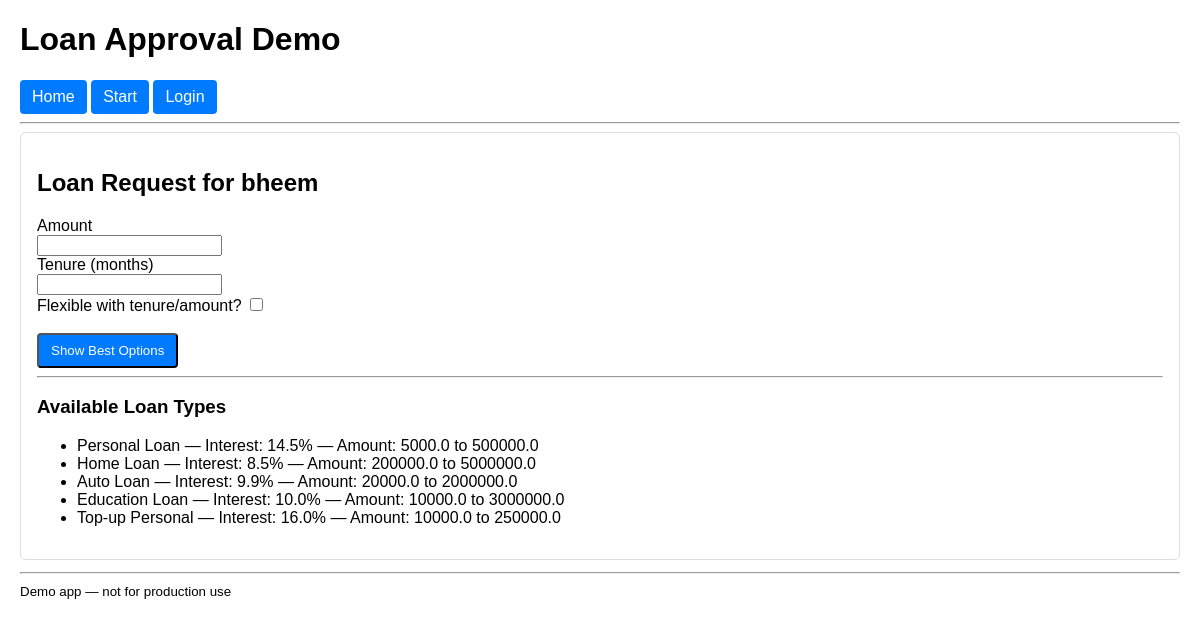
Page /loan/request (signed in) on the committed database.
### app/models.py (models this page shows, shortened)
class Account(db.Model):
    __tablename__ = "accounts"
    id = db.Column(db.Integer, primary_key=True)
    name = db.Column(db.String(120), nullable=False)
    email = db.Column(db.String(120), nullable=False, unique=True)
    phone = db.Column(db.String(30))
    gender = db.Column(db.String(10))
    occupation = db.Column(db.String(120))
    monthly_income = db.Column(db.Float, default=0.0)
    pan = db.Column(db.String(20), nullable=True)
    aadhaar = db.Column(db.String(20), nullable=True)
    password_hash = db.Column(db.String(200), nullable=True)  # bcrypt hash
    created_at = db.Column(db.DateTime, default=datetime.utcnow)
    applications = db.relationship("LoanApplication", back_populates="account")

class LoanOption(db.Model):
    __tablename__ = "loan_options"
    id = db.Column(db.Integer, primary_key=True)
    loan_type = db.Column(db.String(120), nullable=False)
    min_amount = db.Column(db.Float, nullable=False)
    max_amount = db.Column(db.Float, nullable=False)
    min_tenure = db.Column(db.Integer, nullable=False)
    max_tenure = db.Column(db.Integer, nullable=False)
    interest_rate = db.Column(db.Float, nullable=False)
    eligibility_score = db.Column(db.Float, nullable=False)

### app/controllers.py (the view, shortened to what this page needs)
@main_bp.route("/loan/request", methods=["GET", "POST"])
@token_required
def loan_request():
    user_id = g.current_user
    account = Account.query.get_or_404(user_id)
    if request.method == "GET":
        options = LoanOption.query.all()
        return render_template("loan_request.html", account=account, options=options)

### app/controllers.py (called while the page is built)
@main_bp.before_app_request
def init_app():
    load_dataset_into_db()
    setup_app_logger(current_app)

### app/logger.py (called while the page is built)
def setup_app_logger(app):
    log_dir = app.config.get("LOG_DIR")
    if not os.path.exists(log_dir):
        os.makedirs(log_dir, exist_ok=True)
    log_path = os.path.join(log_dir, "app.log")
    handler = RotatingFileHandler(log_path, maxBytes=1_000_000, backupCount=3)
    handler.setLevel(logging.INFO)
    formatter = logging.Formatter("%(asctime)s - %(levelname)s - %(message)s")
    handler.setFormatter(formatter)
    app.logger.addHandler(handler)
    app.logger.setLevel(logging.INFO)

### app/utils.py (called while the page is built)
def decode_token(token: str):
    secret = current_app.config.get("JWT_SECRET")
    algo = current_app.config.get("JWT_ALGORITHM", "HS256")
    try:
        payload = jwt.decode(token, secret, algorithms=[algo])
        user_id = int(payload.get("sub"))
        return user_id
    except jwt.ExpiredSignatureError:
        raise AppError("Token expired", 401)
    except Exception as e:
        raise AppError(f"Invalid token {e}", 401)

def get_token_from_request():
    auth = request.headers.get("Authorization", None)
    if auth and auth.startswith("Bearer "):
        return auth.split(" ", 1)[1]
    token = request.cookies.get("access_token")
    return token

def token_required(fn):
    @wraps(fn)
    def wrapper(*args, **kwargs):
        token = get_token_from_request()
        if not token:
            raise AppError("Missing token", 401)
        user = decode_token(token)
        if not user:
            raise AppError("Invalid authentication", 401)
        from flask import g
        user_id = decode_token(token)  # returns int
        g.current_user = user_id
        return fn(*args, **kwargs)
    return wrapper

### templates/loan_request.html
{% extends "layout.html" %}
{% block content %}
<div class="card">
  <h2>Loan Request for {{ account.name }}</h2>
  <form method="post">
    <label>Amount</label><br><input name="amount" type="number" step="0.01" required><br>
    <label>Tenure (months)</label><br><input name="tenure" type="number" required><br>
    <label>Flexible with tenure/amount?</label> <input type="checkbox" name="flexible"><br><br>
    <button class="btn" type="submit">Show Best Options</button>
  </form>
  <hr>
  <h3>Available Loan Types</h3>
  <ul>
  {% for opt in options %}
    <li>{{ opt.loan_type }} — Interest: {{ opt.interest_rate }}% — Amount: {{ opt.min_amount }} to {{ opt.max_amount }}</li>
  {% endfor %}
  </ul>
</div>
{% endblock %}

### templates/layout.html (style rules this page uses)
body { font-family: Arial, Helvetica, sans-serif; margin: 20px; }
.card { border: 1px solid #ddd; padding: 16px; border-radius: 6px; margin-bottom: 12px; }
.btn { padding: 8px 12px; border-radius: 4px; text-decoration: none; display:inline-block; background:#007bff; color:#fff; }
form { margin-top: 8px; }

### rows in the picture
Account: name "bheem"
LoanOption: loan_type "Personal Loan", interest_rate "14.5", min_amount "5000.0", max_amount "500000.0"
LoanOption: loan_type "Home Loan", interest_rate "8.5", min_amount "200000.0", max_amount "5000000.0"
LoanOption: loan_type "Auto Loan", interest_rate "9.9", min_amount "20000.0", max_amount "2000000.0"
LoanOption: loan_type "Education Loan", interest_rate "10.0", min_amount "10000.0", max_amount "3000000.0"
LoanOption: loan_type "Top-up Personal", interest_rate "16.0", min_amount "10000.0", max_amount "250000.0"
